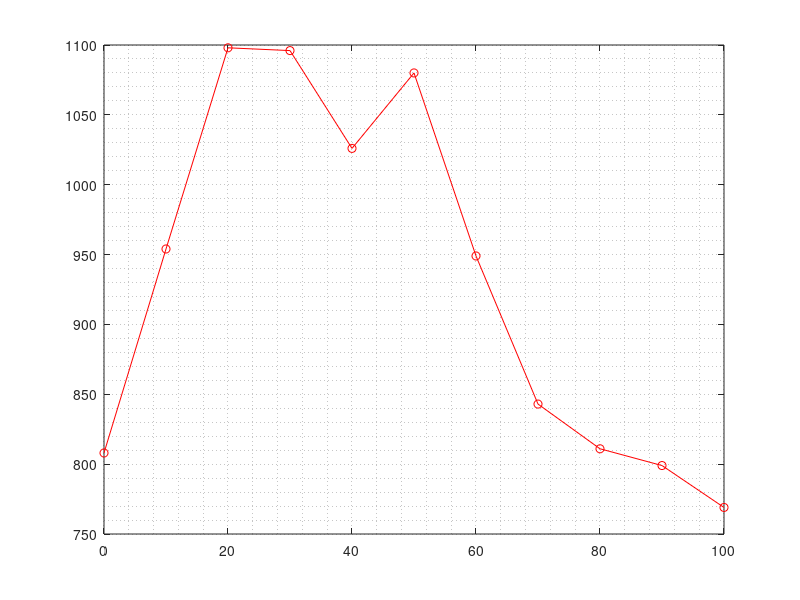

Recreate this plot in MATLAB. (Note: this script raises an error after producing the figure.)
A = importdata('mutex_lock_-o.txt');
B = importdata('spin_lock_-o.txt');
C = importdata('my_mutex_lock_-o.txt');
D = importdata('my_spinTAS_lock_-o.txt');
E = importdata('my_spinTTAS_lock_-o.txt');
F = importdata('my_queue_lock_-o.txt');

a=A';
b=B';
c=C';
d=D';
e=E';
f=F';
x1=0:10:100;

figure('Color',[0.8 0.8 0.8]);
%p = polyfit(x,a,1);
%y1 = polyval(p,x);

plot(x1,a,'-o','Color','red');
hold on

grid minor
ax = gca;
ax.XMinorGrid = 'off';
set(gca,'FontSize',15);

title('Time vs WorkOutsideCS','FontSize',20);
ylabel('time(ms)','FontSize',20);
xlabel('WorkOutsideCS','FontSize',20);
ylim([0 1400]);
xlim([0 100]);

plot(x1,b,'-o','Color','black');
plot(x1,c,'-o','Color','magenta');
plot(x1,d,'-o','Color','cyan');
plot(x1,e,'-o','Color','green');
plot(x1,f,'-o','Color','blue');

l = legend('pthr mutex','pthr spin','myMutex','mySpinTAS','mySpinTTAS','myQueue','Location','southeastoutside');
set(l,'FontSize',20);
